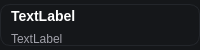
<?xml version="1.0" encoding="UTF-8"?>
<ui version="4.0">
 <class>chat</class>
 <widget class="QWidget" name="chat">
  <property name="geometry">
   <rect>
    <x>0</x>
    <y>0</y>
    <width>200</width>
    <height>50</height>
   </rect>
  </property>
  <property name="minimumSize">
   <size>
    <width>175</width>
    <height>50</height>
   </size>
  </property>
  <property name="maximumSize">
   <size>
    <width>300</width>
    <height>50</height>
   </size>
  </property>
  <property name="windowTitle">
   <string>Form</string>
  </property>
  <property name="styleSheet">
   <string notr="true">QWidget#chat {
    background-color: #15171a;
    border: 1px solid #23262b;
    border-radius: 10px;
    padding: 8px 12px;
    margin: 4px 0px;
}

QWidget#chat:hover {
    background-color: #181b1f;
    border: 1px solid #2f3339;
}

QLabel#chat_name {
    color: #ffffff;
    font-weight: 500;
    font-size: 14px;
}

QLabel#last_mess {
    color: #a1a1aa;
    font-size: 12px;
}</string>
  </property>
  <layout class="QVBoxLayout" name="verticalLayout">
   <property name="spacing">
    <number>0</number>
   </property>
   <property name="topMargin">
    <number>0</number>
   </property>
   <property name="bottomMargin">
    <number>0</number>
   </property>
   <item>
    <widget class="QLabel" name="chat_name">
     <property name="minimumSize">
      <size>
       <width>0</width>
       <height>25</height>
      </size>
     </property>
     <property name="maximumSize">
      <size>
       <width>16777215</width>
       <height>25</height>
      </size>
     </property>
     <property name="font">
      <font>
       <pointsize>14</pointsize>
      </font>
     </property>
     <property name="text">
      <string>TextLabel</string>
     </property>
    </widget>
   </item>
   <item>
    <widget class="QLabel" name="last_mess">
     <property name="maximumSize">
      <size>
       <width>16777215</width>
       <height>15</height>
      </size>
     </property>
     <property name="text">
      <string>TextLabel</string>
     </property>
    </widget>
   </item>
  </layout>
 </widget>
 <resources/>
 <connections/>
</ui>
